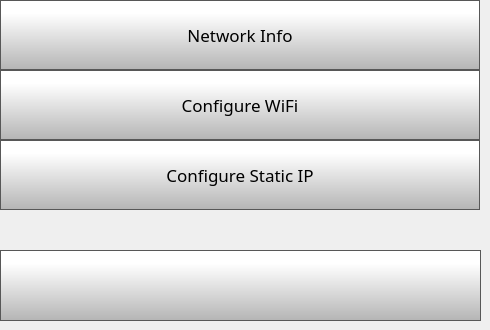
    <widget class="QWidget" name="networkSettingsPage">
     <widget class="QPushButton" name="networkInfoButton">
      <property name="geometry">
       <rect>
        <x>0</x>
        <y>0</y>
        <width>480</width>
        <height>70</height>
       </rect>
      </property>
      <property name="minimumSize">
       <size>
        <width>0</width>
        <height>70</height>
       </size>
      </property>
      <property name="font">
       <font>
        <family>Gotham</family>
        <pointsize>13</pointsize>
       </font>
      </property>
      <property name="contextMenuPolicy">
       <enum>Qt::NoContextMenu</enum>
      </property>
      <property name="styleSheet">
       <string notr="true">QPushButton {
     border: 1px solid rgb(87, 87, 87);
	background-color: qlineargradient(spread:pad, x1:0, y1:1, x2:0, y2:0.188, stop:0 rgba(180, 180, 180, 255), stop:1 rgba(255, 255, 255, 255));


}

QPushButton:pressed {
    background-color: qlineargradient(x1: 0, y1: 0, x2: 0, y2: 1,
                                      stop: 0 #dadbde, stop: 1 #f6f7fa);
}

QPushButton:flat {
    border: none; /* no border for a flat push button */
}

QPushButton:default {
    border-color: navy; /* make the default button prominent */
}

QPushButton:focus {
	outline: none;
}</string>
      </property>
      <property name="text">
       <string>Network Info</string>
      </property>
      <property name="iconSize">
       <size>
        <width>40</width>
        <height>40</height>
       </size>
      </property>
     </widget>
     <widget class="QPushButton" name="configureWifiButton">
      <property name="geometry">
       <rect>
        <x>0</x>
        <y>70</y>
        <width>480</width>
        <height>70</height>
       </rect>
      </property>
      <property name="minimumSize">
       <size>
        <width>0</width>
        <height>70</height>
       </size>
      </property>
      <property name="font">
       <font>
        <family>Gotham</family>
        <pointsize>13</pointsize>
       </font>
      </property>
      <property name="contextMenuPolicy">
       <enum>Qt::NoContextMenu</enum>
      </property>
      <property name="styleSheet">
       <string notr="true">QPushButton {
     border: 1px solid rgb(87, 87, 87);
	background-color: qlineargradient(spread:pad, x1:0, y1:1, x2:0, y2:0.188, stop:0 rgba(180, 180, 180, 255), stop:1 rgba(255, 255, 255, 255));


}

QPushButton:pressed {
    background-color: qlineargradient(x1: 0, y1: 0, x2: 0, y2: 1,
                                      stop: 0 #dadbde, stop: 1 #f6f7fa);
}

QPushButton:flat {
    border: none; /* no border for a flat push button */
}

QPushButton:default {
    border-color: navy; /* make the default button prominent */
}

QPushButton:focus {
	outline: none;
}</string>
      </property>
      <property name="text">
       <string>Configure WiFi</string>
      </property>
      <property name="iconSize">
       <size>
        <width>40</width>
        <height>40</height>
       </size>
      </property>
     </widget>
     <widget class="QPushButton" name="configureStaticIPButton">
      <property name="geometry">
       <rect>
        <x>0</x>
        <y>140</y>
        <width>480</width>
        <height>70</height>
       </rect>
      </property>
      <property name="minimumSize">
       <size>
        <width>0</width>
        <height>70</height>
       </size>
      </property>
      <property name="font">
       <font>
        <family>Gotham</family>
        <pointsize>13</pointsize>
       </font>
      </property>
      <property name="contextMenuPolicy">
       <enum>Qt::NoContextMenu</enum>
      </property>
      <property name="styleSheet">
       <string notr="true">QPushButton {
     border: 1px solid rgb(87, 87, 87);
	background-color: qlineargradient(spread:pad, x1:0, y1:1, x2:0, y2:0.188, stop:0 rgba(180, 180, 180, 255), stop:1 rgba(255, 255, 255, 255));


}

QPushButton:pressed {
    background-color: qlineargradient(x1: 0, y1: 0, x2: 0, y2: 1,
                                      stop: 0 #dadbde, stop: 1 #f6f7fa);
}

QPushButton:flat {
    border: none; /* no border for a flat push button */
}

QPushButton:default {
    border-color: navy; /* make the default button prominent */
}

QPushButton:focus {
	outline: none;
}</string>
      </property>
      <property name="text">
       <string>Configure Static IP</string>
      </property>
      <property name="iconSize">
       <size>
        <width>40</width>
        <height>40</height>
       </size>
      </property>
     </widget>
     <widget class="QPushButton" name="networkSettingsBackButton">
      <property name="geometry">
       <rect>
        <x>0</x>
        <y>250</y>
        <width>481</width>
        <height>71</height>
       </rect>
      </property>
      <property name="minimumSize">
       <size>
        <width>0</width>
        <height>0</height>
       </size>
      </property>
      <property name="font">
       <font>
        <family>Gotham Light</family>
        <pointsize>9</pointsize>
       </font>
      </property>
      <property name="contextMenuPolicy">
       <enum>Qt::NoContextMenu</enum>
      </property>
      <property name="styleSheet">
       <string notr="true">QPushButton {
     border: 1px solid rgb(87, 87, 87);
	background-color: qlineargradient(spread:pad, x1:0, y1:1, x2:0, y2:0.188, stop:0 rgba(180, 180, 180, 255), stop:1 rgba(255, 255, 255, 255));


}

QPushButton:pressed {
    background-color: qlineargradient(x1: 0, y1: 0, x2: 0, y2: 1,
                                      stop: 0 #dadbde, stop: 1 #f6f7fa);
}

QPushButton:flat {
    border: none; /* no border for a flat push button */
}

QPushButton:default {
    border-color: navy; /* make the default button prominent */
}</string>
      </property>
      <property name="text">
       <string/>
      </property>
      <property name="icon">
       <iconset>
        <normaloff>templates/img/arrows-4.png</normaloff>templates/img/arrows-4.png</iconset>
      </property>
      <property name="iconSize">
       <size>
        <width>50</width>
        <height>50</height>
       </size>
      </property>
      <property name="checkable">
       <bool>false</bool>
      </property>
      <property name="autoDefault">
       <bool>false</bool>
      </property>
      <property name="default">
       <bool>false</bool>
      </property>
      <property name="flat">
       <bool>false</bool>
      </property>
     </widget>
    </widget>
